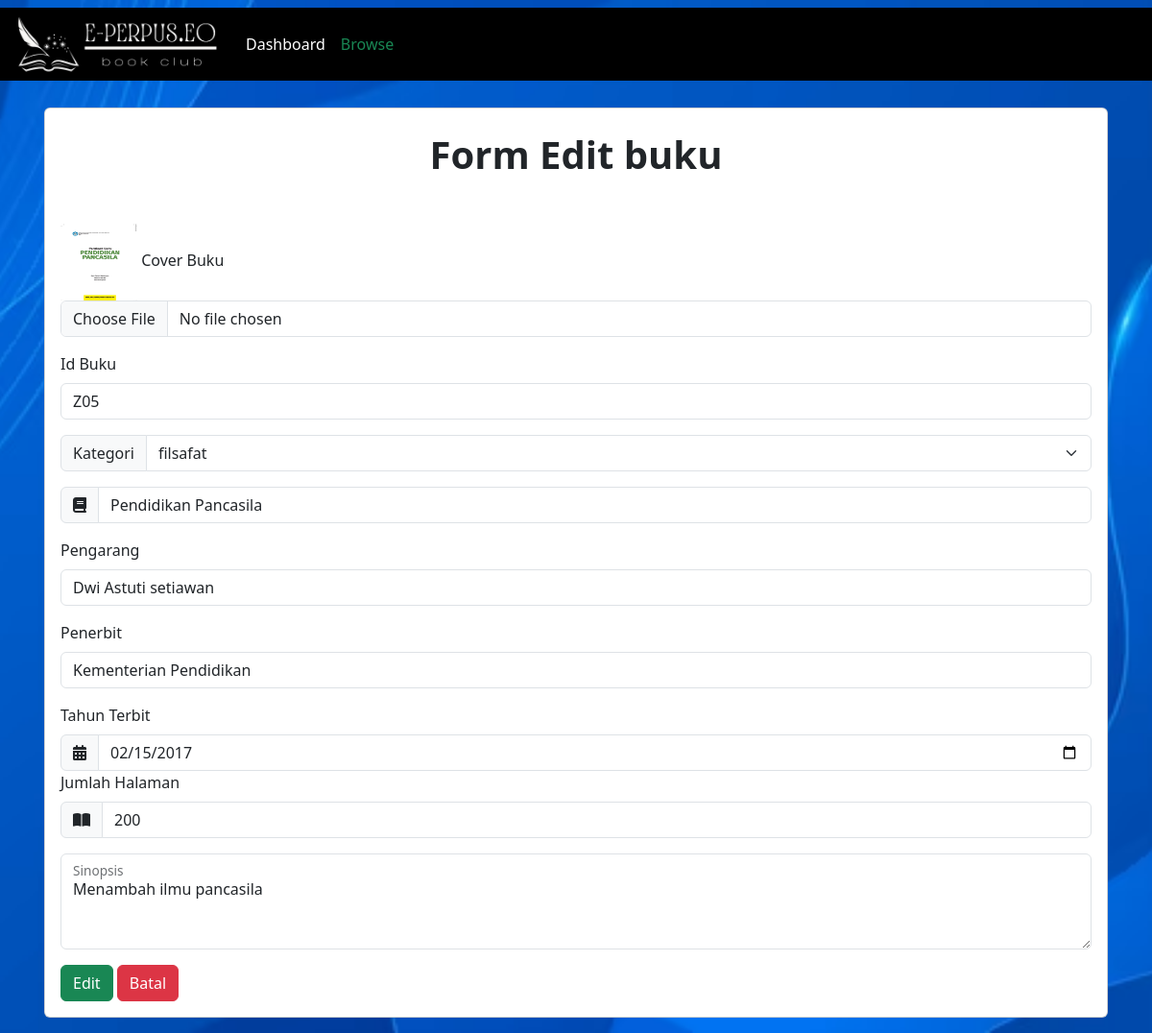
Screenshot of /DashboardAdmin/buku/updateBuku.php?idReview=Z05 with the database file from the repository.
### tables this page shows
CREATE TABLE `buku` (
  `cover` varchar(255) NOT NULL,
  `id_buku` varchar(20) NOT NULL,
  `kategori` varchar(255) NOT NULL,
  `judul` varchar(255) NOT NULL,
  `pengarang` varchar(255) NOT NULL,
  `penerbit` varchar(255) NOT NULL,
  `tahun_terbit` date NOT NULL,
  `jumlah_halaman` int(11) NOT NULL,
  `buku_deskripsi` text NOT NULL,
  `isi_buku` varchar(250) NOT NULL
);

### config/config.php (called while the page is built, shortened)
<?php
$host = "127.0.0.1";
$username = "root";
$password = "";
$database_name = "perpustakaan";
$connection = mysqli_connect($host, $username, $password, $database_name);
function queryReadData($dataKategori) {
  global $connection;
  $result = mysqli_query($connection, $dataKategori);
  $items = [];
  while($item = mysqli_fetch_assoc($result)) {
    $items[] = $item;
  }
  return $items;
}
?>

### DashboardAdmin/buku/updateBuku.php (the view, shortened to what this page needs)
<?php
require "../../config/config.php";
$review = $_GET["idReview"];
$reviewData = queryReadData("SELECT * FROM buku WHERE id_buku = '$review'")[0];
?>
<!DOCTYPE html>
<html lang="en">
  <head>
    <link rel="stylesheet" href="../../style.css">
  </head>
  <body style="background: url(../../assets/bg.jpg) center / cover fixed; ">
    <nav class="navbar fixed-top navbar-expand-lg ">
  <div class="container-fluid" style="background: black;">
    <a class="navbar-brand" href="#">
      <img src="../../assets/logoNav.png" alt="logo" width="220px">
        </a>
    <div class="collapse navbar-collapse" id="navbarNav">
      <ul class="navbar-nav">
        <li class="nav-item">
          <a class="nav-link active" aria-current="page" href="../dashboardAdmin.php" style="color: white;">Dashboard</a>
        </li>
        <li class="nav-item">
          <a class="nav-link text-success" href="daftarBuku.php">Browse</a>
        </li>
      </ul>
    </div>
  </div>
</nav>
    <div class="container p-3 mt-5">
      <div class="card p-2 mt-5">
      <h1 class="text-center fw-bold p-3">Form Edit buku</h1>
      <form action="" method="post" enctype="multipart/form-data" class="mt-3 p-2">
      <div class="custom-css-form">
        <div class="mb-3">
          <img src="../../imgDB/<?= $reviewData["cover"]; ?>" width="80px" height="80px">
          <label for="formFileMultiple" class="form-label">Cover Buku</label>
          <input class="form-control" type="file" name="cover" id="formFileMultiple">
          </div>
        <div class="mb-3">
          <label for="exampleFormControlInput1" class="form-label">Id Buku</label>
          <input type="text" class="form-control" name="id_buku" id="exampleFormControlInput1" placeholder="example inf01" value="<?= $reviewData["id_buku"]; ?>">
        </div>
      </div>
      <div class="input-group mb-3">
        <label class="input-group-text" for="inputGroupSelect01">Kategori</label>
        <select class="form-select" id="inputGroupSelect01" name="kategori">
          <option selected><?= $reviewData["kategori"]; ?></option>
        </select>
      </div>
        <div class="input-group mb-3">
          <span class="input-group-text" id="basic-addon1"><i class="fa-solid fa-book"></i></span>
          <input type="text" class="form-control" name="judul" id="judul" placeholder="Judul Buku" aria-label="Username" aria-describedby="basic-addon1" value="<?= $reviewData["judul"]; ?>">
          </div>
        <div class="mb-3">
          <label for="exampleFormControlInput1" class="form-label">Pengarang</label>
          <input type="text" class="form-control" name="pengarang" id="exampleFormControlInput1" placeholder="nama pengarang"  value="<?= $reviewData["pengarang"]; ?>">
        </div>
        <div class="mb-3">
          <label for="exampleFormControlInput1" class="form-label">Penerbit</label>
          <input type="text" class="form-control" name="penerbit" id="exampleFormControlInput1" placeholder="nama penerbit"   value="<?= $reviewData["penerbit"]; ?>">
        </div>
        <label for="validationCustom01" class="form-label">Tahun Terbit</label>
        <div class="input-group mt-0">
          <span class="input-group-text" id="basic-addon1"><i class="fa-solid fa-calendar-days"></i></span>
          <input type="date" class="form-control" name="tahun_terbit" id="validationCustom01"  value="<?= $reviewData["tahun_terbit"]; ?>">
          </div>
        <label for="validationCustom01" class="form-label">Jumlah Halaman</label>
        <div class="input-group mt-0">
          <span class="input-group-text" id="basic-addon1"><i class="fa-solid fa-book-open"></i></span>
          <input type="number" class="form-control" name="jumlah_halaman" id="validationCustom01"  value="<?= $reviewData["jumlah_halaman"]; ?>">
          </div>
        <div class="form-floating mt-3 mb-3">
          <textarea class="form-control" placeholder="sinopsis tentang buku ini" name="buku_deskripsi" id="floatingTextarea2" style="height: 100px"><?= $reviewData["buku_deskripsi"]; ?></textarea>
          <label for="floatingTextarea2">Sinopsis</label>
          </div>
      <button class="btn btn-success" type="submit" name="update">Edit</button>
      <a class="btn btn-danger" href="daftarBuku.php">Batal</a>
      </form>
    </div>
  </div>
  </body>
</html>

### rows the page displays
buku: cover (picture), id_buku "Z05", kategori "filsafat", judul "Pendidikan Pancasila", pengarang "Dwi Astuti setiawan", penerbit "Kementerian Pendidikan", tahun_terbit "02/15/2017", jumlah_halaman "200", buku_deskripsi "Menambah ilmu pancasila"
